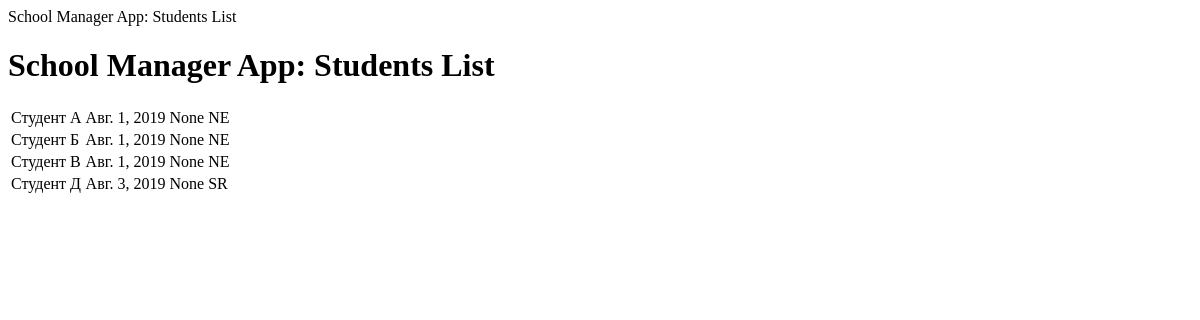
The app's page /students/, older data.
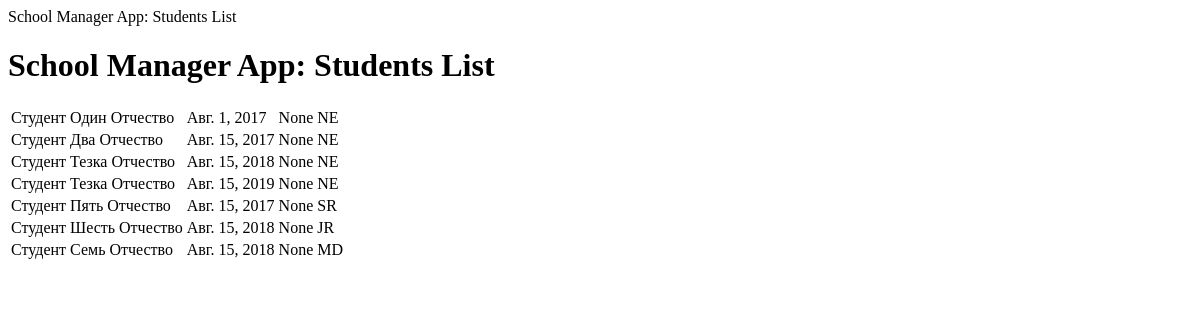
The same page, newer data.
### manager/models.py (models this page shows, shortened)
class Student(models.Model):
    full_name = models.CharField(max_length=200)
    entrance_date = models.DateField(null=True)
    exit_date = models.DateField(blank=True, null=True)
    knowledge_level_choices = [
        ('NE', 'Newbie'),
        ('JR', 'Junior'),
        ('MD', 'Middle'),
        ('SR', 'Senior'),
    ]
    knowledge_level = models.CharField(max_length=6, choices=knowledge_level_choices, default=None)
    userpic_file_name = models.CharField(max_length=200, blank=True, null=True)
    student_activity = models.BooleanField(default=None)

### manager/views.py (the view)
# urls.py: path('students/', StudentsListView.as_view(), name='students'),
class StudentsListView(TemplateView):
    template_name = 'students.html'
    def get_context_data(self, **kwargs):
        context = super().get_context_data(**kwargs)
        context['student_list'] = Student.objects.all()
        return context

### manager/templates/students.html (shortened to what this page needs)
{% block content %}
<div>
  <h1>School Manager App: Students List</h1>
  <table>
      <tbody>
      {% for student in student_list%}
        <tr>
          <td> {{student.full_name}} </td>
          <td> {{student.entrance_date}} </td>
          <td> {{student.exit_date}} </td>
          <td> {{student.knowledge_level}} </td>
        </tr>
      {% endfor %}
      </tbody>
  </table>
</div>
{% endblock %}

Row changes from the older to the newer data that the page shows:
changed Student: full_name "Студент А" → "Студент Один Отчество"; entrance_date "Авг. 1, 2019" → "Авг. 1, 2017"
changed Student: full_name "Студент Б" → "Студент Два Отчество"; entrance_date "Авг. 1, 2019" → "Авг. 15, 2017"
changed Student (number 3 of 7 on the later page): full_name "Студент В" → "Студент Тезка Отчество"; entrance_date "Авг. 1, 2019" → "Авг. 15, 2018"
changed Student: full_name "Студент Д" → "Студент Тезка Отчество"; entrance_date "Авг. 3, 2019" → "Авг. 15, 2019"; knowledge_level "SR" → "NE"
added Student: full_name "Студент Пять Отчество", entrance_date "Авг. 15, 2017", exit_date "None", knowledge_level "SR"
added Student: full_name "Студент Шесть Отчество", entrance_date "Авг. 15, 2018", exit_date "None", knowledge_level "JR"
added Student: full_name "Студент Семь Отчество", entrance_date "Авг. 15, 2018", exit_date "None", knowledge_level "MD"
